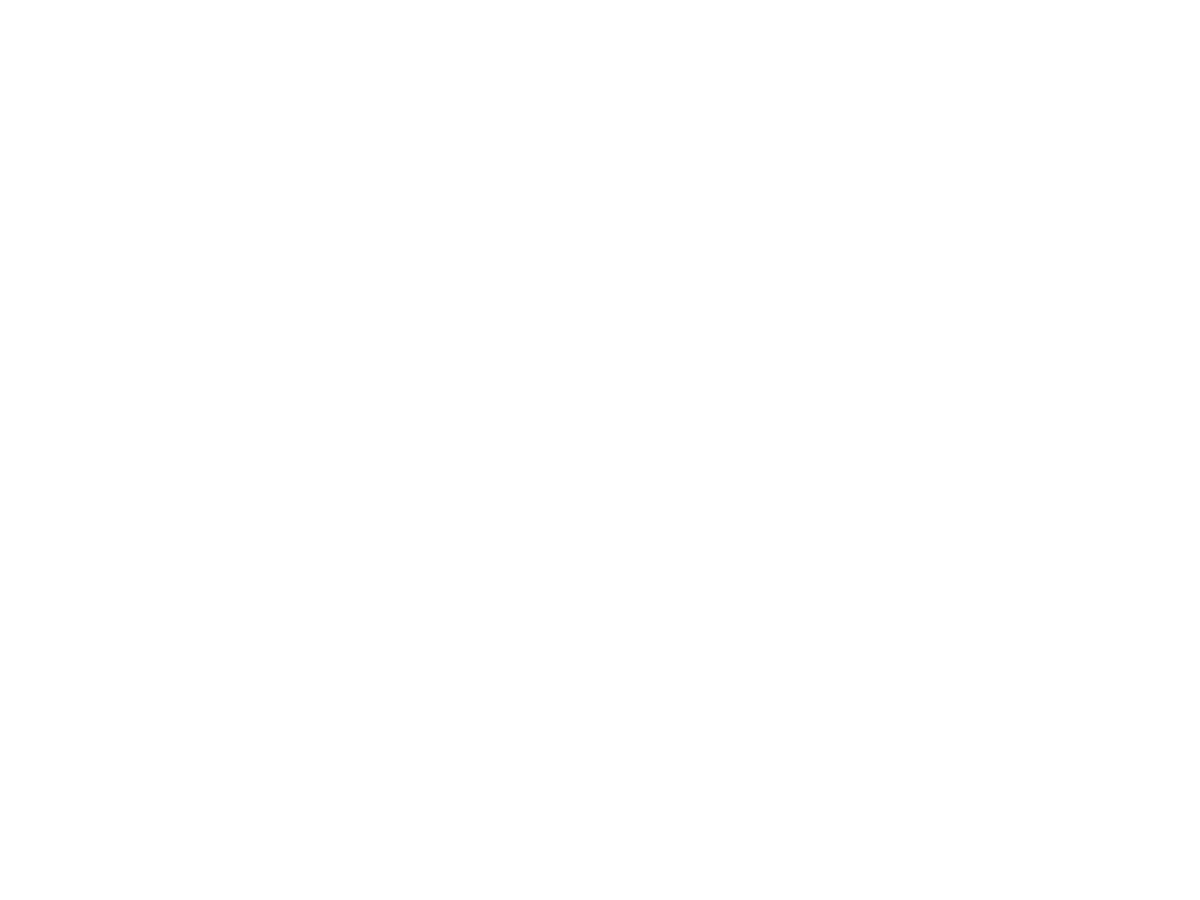
Frame 1 (no input)
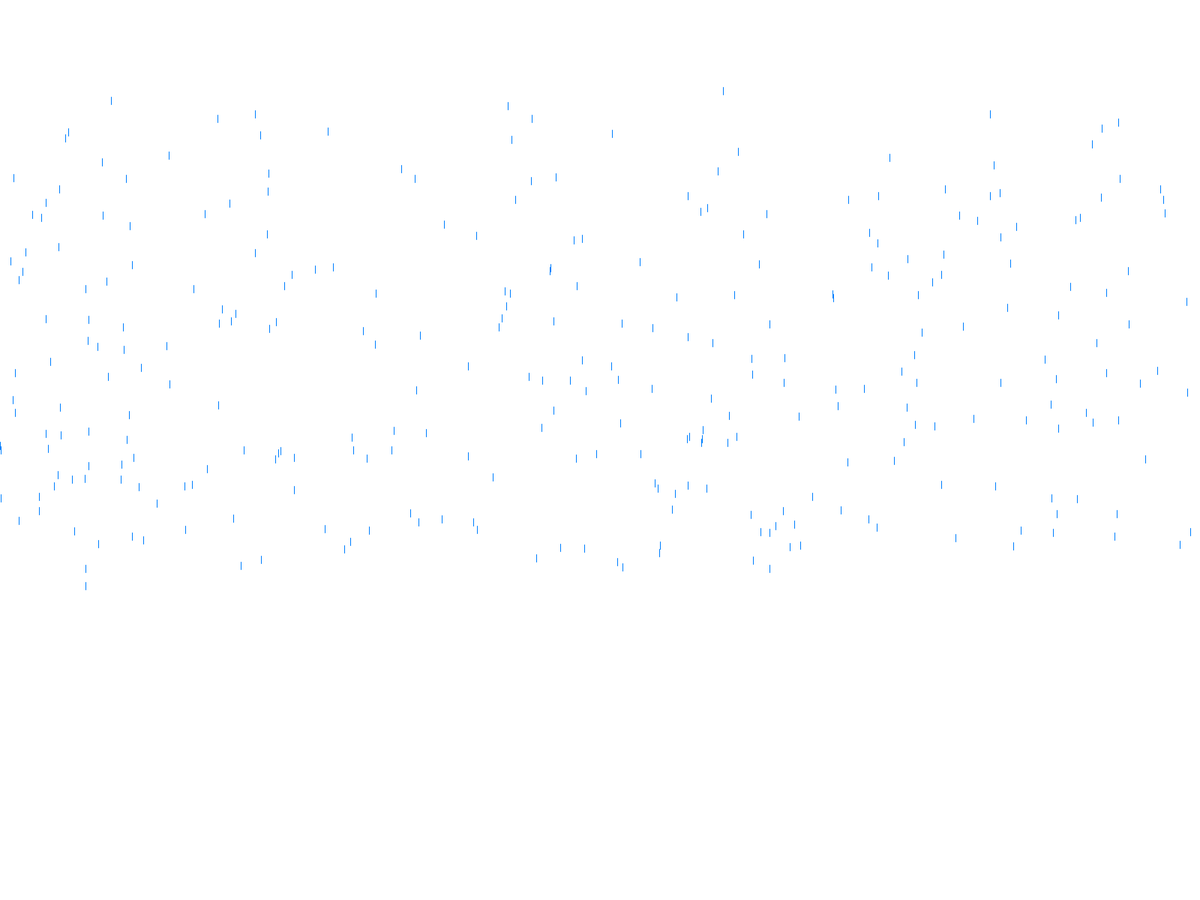
Frame 60 (the mouse pressed at the canvas centre just before this capture)
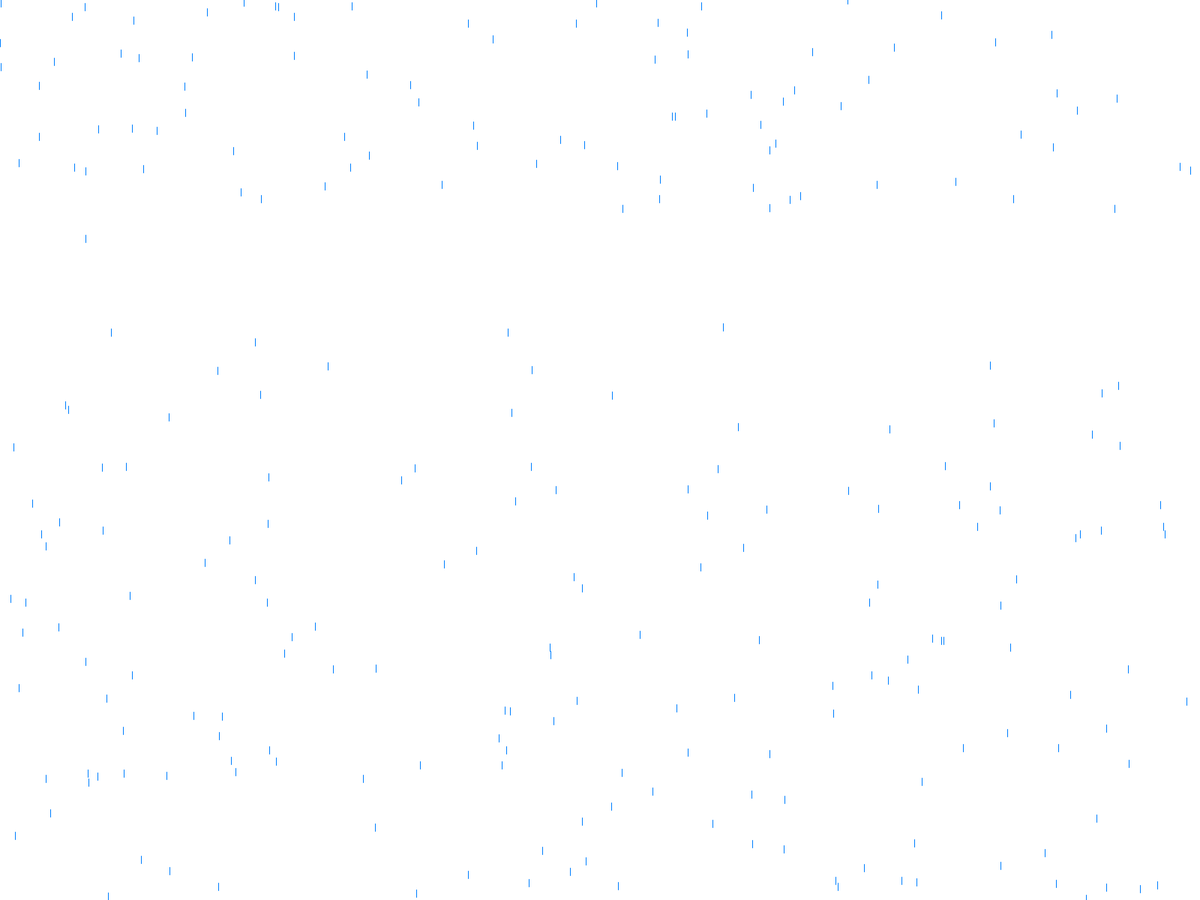
Frame 120 (the mouse held since frame 60 and released just before this capture)

The Processing sketch that drew these frames (run headless with seeded random() and noise(); from frame 60 on, the mouse is pressed at the canvas centre):

// Processing sketch: Rain
// ── Rain.pde
Drop[] drops = new Drop[300];

void setup() {
  fullScreen();
  for ( int i = 0; i < drops.length; i++) {
    drops[i] = new Drop();
  }
}
void draw() {
  background(255);
  for ( int i = 0; i < drops.length; i++) {
    drops[i].fall();
    drops[i].show();
  }
}
// ── Drop.pde
class Drop {
  float x = random(width);
  float y = random(-200, -100);
  float ys = random(5,15);

  void fall() {
    y = y +ys;
    
    if(y>height){
      y = random(-200,-100);
    }
  }
  void show() {
    stroke(0 ,128,255);
    line(x, y, x, y+10);
  }
}
